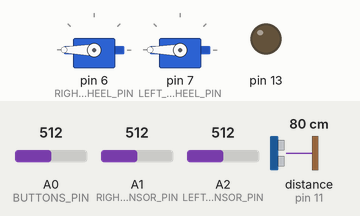
Recording of a sketch running on a simulated Arduino Mega 2560, built with avr-gcc and run on an emulated ATmega2560. On the bench: 2 × servo, output pins drawn as LEDs (lit = HIGH). Inputs (shaded band) come from the test bench; at power-on: A0 (BUTTONS_PIN) = 512, A1 (RIGHT_SENSOR_PIN) = 512, A2 (LEFT_SENSOR_PIN) = 512, distance to the obstacle (sensor on pin 11) 80 cm. The echo pulse lasts 58.3 µs per cm; random numbers use the default seed unless the sketch sets one; what the sketch prints to the serial monitor is not drawn.

Above: at 1.2 s.
1.3 s: A0 (BUTTONS_PIN) set to 306
Timing chart, 0 to 4.3 s (numbered marks = the images above; inputs shaded):
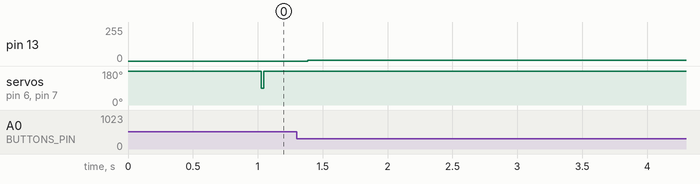

The sketch:

sumorobot.ino
```cpp
/*
Pinagem

Servo D - 6
Servo E - 7
Sensor D - A1
Sensor E - A2

Sensor Ultrassonico Echo - 11
Sensor Ultrassonico Trig - 12


Botoes

btn1 - entra no modo de Combate
btn2 - entra no modo de Calibragem
btn3 - entra no modo de Ajuste dos servos


Dependencias

https://arduino-new-ping.googlecode.com/files/NewPing_v1.5.zip


*/


#include <NewPing.h>
#include <Servo.h>


#define TRIGGER_PIN  12  // trigger pin on the ultrasonic sensor
#define ECHO_PIN     11  // echo pin on the ultrasonic sensor
#define MAX_DISTANCE 100 // maximum distance in centimeters
#define BUTTONS_PIN A0

#define RIGHT_WHEEL_PIN 6 // pin used for right wheel servo
#define LEFT_WHEEL_PIN  7 // pin used for left wheel servo

#define RIGHT_SENSOR_PIN A1 // pin used for right opto-sensor
#define LEFT_SENSOR_PIN A2 // pin used for left opto-sensor

#define RIGHT 0 // index for right side in wheel and sensor data structures
#define LEFT 1  // index for left side in wheel and sensor data structures


Servo wheels[2];

NewPing sonar(TRIGGER_PIN, ECHO_PIN, MAX_DISTANCE);


int sline[2];

int smax[2] = {0, 0};
int smin[2] = {1023, 1023};

int sf = 0;

unsigned int distance = 0;

unsigned int ping_speed = 50;
unsigned long ping_timer;

unsigned long search_timer;


// 0: calibrate
// 1: run
// 2. servo adjusting
int mode = 0;


void move_f(){
  wheels[RIGHT].write(0);
  wheels[LEFT].write(180);
}

void move_b(){
  wheels[RIGHT].write(180);
  wheels[LEFT].write(0);
}

void move_l(){
  wheels[RIGHT].write(0);
  wheels[LEFT].write(0);
}

void move_r(){
  wheels[RIGHT].write(180);
  wheels[LEFT].write(180);
}

void move_stop(){
  wheels[RIGHT].write(90);
  wheels[LEFT].write(90);
}

void read_sensors(){
  sline[RIGHT] = map(analogRead(A1), smin[RIGHT], smax[RIGHT], 0, 100);
  sline[LEFT] = map(analogRead(A2), smin[LEFT], smax[LEFT], 0, 100);

  read_sonar();

}

void read_sonar(){
  if (millis() >= ping_timer){
    ping_timer += ping_speed;
    sonar.ping_timer(echo_callback);
  }
}


void echo_callback(){

  if (sonar.check_timer()){
    distance = sonar.ping_result / US_ROUNDTRIP_CM;
  }
}


void calibrate(){
  digitalWrite(13, HIGH);

  sline[RIGHT] = analogRead(A1);
  sline[LEFT] = analogRead(A2);


  for (int i=0; i < 2; i++){
    if (sline[i] > smax[i]){
      smax[i] = sline[i];
    }
    if (sline[i] < smin[i]){
      smin[i] = sline[i];
    }
  }

  digitalWrite(13, LOW);
}

void check_mode()
{
  int a_btn = analogRead(BUTTONS_PIN);

  if ((a_btn < 350) && (a_btn > 250)){
    mode = 0;
  }

  if ((a_btn < 550) && (a_btn > 450)){
    mode = 1;
  }

  if ((a_btn < 150) && (a_btn > 50)){
    mode = 3;
  }

}


void setup()
{

  randomSeed(analogRead(A4));

  wheels[RIGHT].attach(RIGHT_WHEEL_PIN);
  wheels[LEFT].attach(LEFT_WHEEL_PIN);
  move_stop();

  ping_timer = millis();
  search_timer = 0;

  Serial.begin(9600);

  pinMode(13, OUTPUT);
}


void loop()
{
  check_mode();

  Serial.print("M ");
  Serial.println(mode);

  if (mode == 0){
    calibrate();
  }

  if (mode == 1){
    run();
  }

  if (mode == 2){
    search();
  }

  if (mode == 3){
    motor_tuning();
  }

  delay(10);

}


void motor_tuning(){
  wheels[0].write(90);
  wheels[1].write(90);
}


void search(){
  // if both on border, move right, choose a random side to move to

  if (search_timer == 0){
    search_timer = millis();
  }

 if (millis() - search_timer > 1000){
   search_timer = 0;
   mode = 1;
   return;
 }

  if ((sline[0] < 50) && (sline[1] < 50)){
    move_r();
  }

  else {
  // otherwise, move to the other side
    if (sline[RIGHT] < 50){
      move_l();
    }

    if (sline[LEFT] < 50){
      move_r();
    }
  }

  read_sonar();

  if ((distance > 0) && (distance < 80)){
    mode = 1;
  }

}


void run(){

  read_sensors();
  read_sonar();

  Serial.print("S ");
  Serial.print(sline[0]);
  Serial.print(", ");
  Serial.println(sline[1]);
  Serial.print("D ");
  Serial.println(distance);


  // over black. move forward.
  if ((sline[0] > 50) && (sline[1] > 50)){
    Serial.println("m");
    move_f();
    sf = 0;

  }

  // over white border
  if ((sline[0] < 50) || (sline[1] < 50)){

    // stop and enter search mode
    move_stop();

    mode = 2;
  }

}


void lero(){
    if (sf == 0){
      // if both on border, choose a random side to move to
      if ((sline[0] < 50) && (sline[1] < 50)){
        // choose a random side to move to
          sf = random(1, 3);
        }

      // otherwise, move to the other side
      else if (sline[0] < 50){
        sf = 0;
      }

      else if (sline[1] < 50){
        sf = 1;
      }
    }
      // rotate to the choosen side until full retreat

    while ((sline[0] < 50) || (sline[1] < 50)){
      if (sf == 1){
        move_r();
      } else {
        move_l();
      }

       delay(100);

       move_stop();

       read_sensors();

    }


}
```

Measured:
- after the input at 1.3 s, pin 13: 0/255 → 6/255 after 0.09 s
